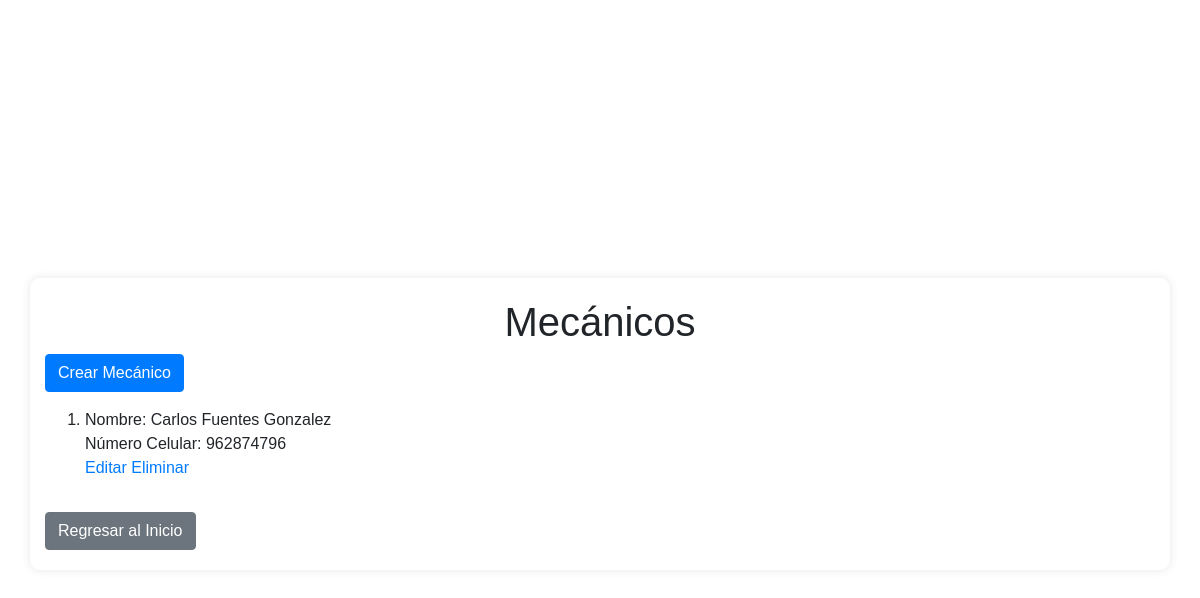
The app's page /mecanicos/ (signed in) with its own data.
### informe/models.py (models this page shows, shortened)
class Mecanico(models.Model):
    id_mecanico = models.AutoField(db_column='idMecanico', primary_key=True)
    nombre_mecanico = models.CharField(max_length=20)
    mec_apellido_paterno = models.CharField(max_length=20)
    mec_apellido_materno = models.CharField(max_length=20)
    numero_celular = models.CharField(max_length=45)
    id_cargo = models.ForeignKey('Cargo',on_delete=models.CASCADE, db_column='idCargo')

### informe/views.py (the view)
# urls.py: path('mecanicos/', views.lista_mecanicos, name='lista_mecanicos'),
@login_required
def lista_mecanicos(request):
    mecanicos = Mecanico.objects.all()
    return render(request, 'informe/lista_mecanicos.html', {'mecanicos': mecanicos})

### informe/templates/informe/lista_mecanicos.html (shortened to what this page needs)
<!DOCTYPE html>
<html>
<head>
    {% load static %}
    <link rel="stylesheet" href="{% static 'informe/css/estilos.css' %}">
    <link rel="stylesheet" href="https://stackpath.bootstrapcdn.com/bootstrap/4.5.2/css/bootstrap.min.css">
</head>
<body class=fondo>
    <div class="container mt-5">
        <h1 class="text-center">Mecánicos</h1>
        <a href="{% url 'crear_mecanico' %}" class="btn btn-primary mb-3">Crear Mecánico</a>
        <ol>
            {% for mecanico in mecanicos %}
                <li>
                    Nombre: {{ mecanico.nombre_mecanico }} {{ mecanico.mec_apellido_paterno }} {{ mecanico.mec_apellido_materno }} <br> Número Celular: {{ mecanico.numero_celular }}<br>
                    <a href="{% url 'editar_mecanico' mecanico.id_mecanico %}">Editar</a>
                    <a href="{% url 'eliminar_mecanico' mecanico.id_mecanico %}">Eliminar</a>
                </li>
            {% endfor %}
        </ol>
        <a href="{% url 'index' %}" class="btn btn-secondary mt-3">Regresar al Inicio</a>
    </div>
</body>
</html>

### informe/static/informe/css/estilos.css (style rules this page uses)
.fondo { background-image: url('../img/fondoverde.jpg'); background-repeat: no-repeat; background-size: cover; background-position: center center; margin: 0; display: flex; align-items: center; justify-content: center; flex-direction: column; font-family: 'Lucida Sans', 'Lucida Sans Regular', 'Lucida Grande', 'Lucida Sans Unicode', Verdana, sans-serif; overflow-x: hidden; min-height: 100vh; }
.container { width: 80%; margin: 0 auto; background-color: rgba(255, 255, 255, 0.275); padding: 20px; border-radius: 10px; box-shadow: 0 0 10px rgba(0, 0, 0, 0.1); }

### records on screen
Mecanico: nombre_mecanico "Carlos", mec_apellido_paterno "Fuentes", mec_apellido_materno "Gonzalez", numero_celular "962874796"
